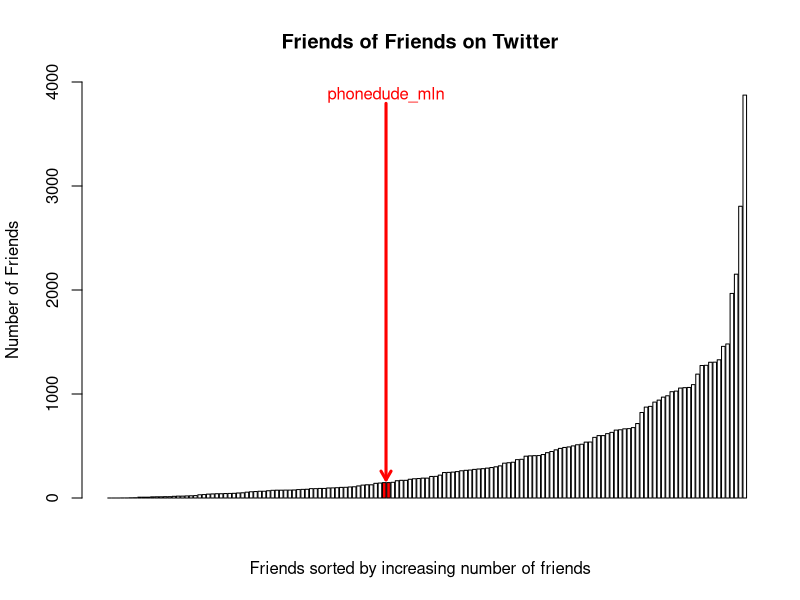

Source code (R):

data <- read.csv("followed-sorted.txt", stringsAsFactors = F, header = FALSE, sep = " ")

incdata = data[,1]

meanOut <- paste("Mean: ", mean(incdata), collapse = "")

medianOut <- paste("Median: ", median(incdata), collapse = "")

sdOut <- paste("Std Dev: ", sd(incdata), collapse = "")

write(meanOut, stdout())
write(medianOut, stdout())
write(sdOut, stdout())

pdf("barplot.pdf")
pos <- (incdata == 148)

cols <- c("white", "red") 


barplot(incdata, main="Friends of Friends on Twitter", xlab="Friends sorted by increasing number of friends", ylab="Number of Friends", col=cols[pos + 1],xlim = c(0,175), ylim=c(0, 4000))
text(x=match(c(148), incdata)+13, y=max(incdata), labels="phonedude_mln", col='red')
arrows(x0=match(c(148), incdata)+13, y0=(max(incdata) - 80), x1=match(c(148), incdata)+13, y1=175, length=0.1, lwd=3, col='red')


